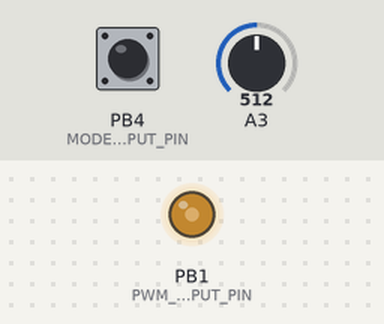
Recording of a sketch running on a simulated ATtiny85, built with avr-gcc and run on an emulated ATtiny85. Parts: output pins drawn as LEDs (lit = HIGH). Inputs (shaded band) come from the test bench; at power-on: A3 = 512, PB4 (MODE_INPUT_PIN) HIGH.

Above: at 1.2 s.
1.3 s: A3 set to 716
At 3.3 s:
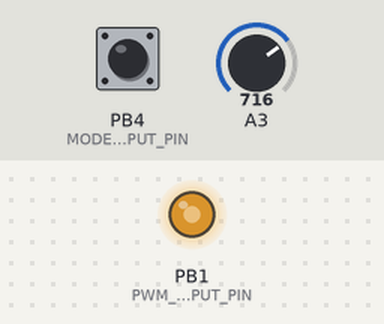
4.3 s: A3 set to 900
At 5.5 s:
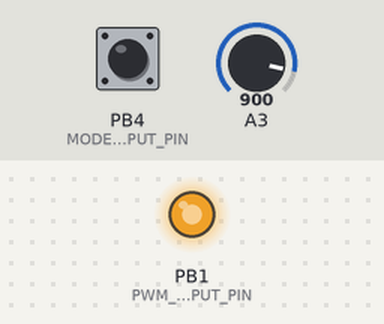
7.3 s: A3 set to 122
At 9.5 s:
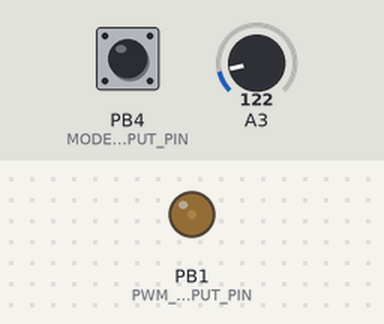
10.3 s: PB4 (MODE_INPUT_PIN) pulled LOW for 0.15 s
Timing chart, 0 to 14.2 s (numbered marks = the images above; inputs shaded):
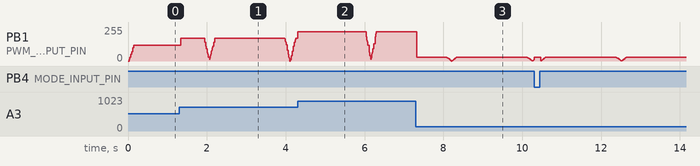

The sketch:

PWMController.ino
```cpp
// ATTINY85 ADC to PWM Mapping with 20x4 I2C Display using TinyWireM and Brightness Levels

// Uncomment the following line to enable LCD debugging
// #define ENABLE_LCD

#ifdef ENABLE_LCD
#include <TinyWireM.h> // Use TinyWireM for ATTINY85 I2C communication
#include <TinyLiquidCrystal_I2C.h> // Library compatible with TinyWireM
// Initialize the 20x4 LCD with I2C address 0x27
TinyLiquidCrystal_I2C lcd(0x27, 20, 4);
#endif

#include <avr/io.h>
#include <util/delay.h>
#include <avr/interrupt.h>

// Define the ADC input pin and PWM output pin
#define ADC_INPUT_PIN 3   // ADC pin (PB3)
#define PWM_OUTPUT_PIN 1  // PWM pin (PB1)
#define MODE_INPUT_PIN 4  // Digital input for mode switch (PB4)

// Global variables for time tracking
volatile unsigned long millisCounter = 0;
volatile uint8_t overflowCount = 0;
unsigned long lastUpdate = 0;

// Sampling configuration
#define NUM_SAMPLES 10
#define THRESHOLD 5
uint8_t samples[NUM_SAMPLES];
uint8_t sampleIndex = 0;

// Breathing mode variables
bool isBreathingMode = false;
uint8_t breathingBrightness = 0;
bool breathingDirection = true; // true = increasing, false = decreasing
unsigned long breathingStartTime = 0;
unsigned long breathingDuration = 60000; // 1 minute in milliseconds
uint8_t userConfiguredBrightness = 0;

// Breathing cycle time constants
#define BREATHING_CYCLE_MS 4000 // 4 seconds per cycle (theoretical value)
// Number of steps per complete cycle (up and down)
#define BREATHING_STEPS 256
// Calculate time per step in microseconds for precise timing
#define BREATHING_STEP_US ((unsigned long)BREATHING_CYCLE_MS * 1000UL / BREATHING_STEPS)

unsigned long lastBreathingUpdate = 0;

void setupADC() {
    // Configure ADC
    ADMUX = (1 << ADLAR) | (ADC_INPUT_PIN & 0x07); // Left-adjust result, use ADC_INPUT_PIN
    ADCSRA = (1 << ADEN)  | // Enable ADC
             (1 << ADPS1) | (1 << ADPS0); // Set prescaler to 8 (1 MHz/8 = 125 kHz)
}

uint8_t readADC() {
    ADCSRA |= (1 << ADSC); // Start conversion
    while (ADCSRA & (1 << ADSC)); // Wait for conversion to complete
    return ADCH; // Return the high byte (8-bit resolution)
}

void setupPWM() {
    // Configure PWM on PB1 (OC0B)
    DDRB |= (1 << PWM_OUTPUT_PIN); // Set PB1 as output

    // Set Timer0 to Fast PWM mode with non-inverted output
    TCCR0A = (1 << WGM00) | (1 << WGM01) | // Fast PWM mode
             (1 << COM0B1); // Non-inverting mode for OC0B

    TCCR0B = (1 << CS00); // Set prescaler to 1 for ~31.25 kHz PWM frequency
}

void setupModeInput() {
    DDRB &= ~(1 << MODE_INPUT_PIN); // Set PB4 as input
    PORTB |= (1 << MODE_INPUT_PIN); // Enable pull-up resistor on PB4
}

#ifdef ENABLE_LCD
void setupDisplay() {
    lcd.init(); // Initialize the LCD for 20x4
    lcd.backlight();  // Turn on the backlight
}

void updateLCD(uint8_t filteredADC, uint8_t pwmPercentage, unsigned long elapsedBreathingTime) {
    lcd.setCursor(0, 0); // First line
    lcd.print("ADC:");
    lcd.print(filteredADC);
    lcd.print("     ");

    lcd.setCursor(0, 1); // Second line
    lcd.print("PWM:");
    lcd.print(pwmPercentage);
    lcd.print("%       ");

    lcd.setCursor(0, 2); // Third line
    lcd.print("Time:");
    lcd.print(elapsedBreathingTime / 1000);
    lcd.print("s/");
    lcd.print(breathingDuration / 1000);
    lcd.print("s      ");

    lcd.setCursor(0, 3); // Fourth line
    lcd.print("Mode:");
    lcd.print(isBreathingMode ? "Breathing" : "Normal   ");
}
#endif

void setupTimer() {
    // Configure Timer1 for more precise timing
    // Clear all registers
    TCCR1 = 0;
    TCNT1 = 0;

    // ATtiny85 is running at 8MHz
    // With prescaler 8, each tick is 1µs (8MHz/8 = 1MHz = 1µs per tick)
    TCCR1 = (1 << CS10) | (1 << CS11); // Set prescaler to 8 (CS10=1, CS11=1)

    // Enable Timer1 overflow interrupt
    TIMSK |= (1 << TOIE1);

    sei(); // Enable global interrupts
}

ISR(TIMER1_OVF_vect) {
    // Timer1 is 8-bit, so it overflows every 256 ticks
    // With 1µs per tick, that's every 256µs
    // Count overflows to track time more precisely
    overflowCount++;

    // Every ~4 overflows is ~1ms (256µs * 4 = 1024µs ≈ 1ms)
    if (overflowCount >= 4) {
        millisCounter++;
        overflowCount = 0;
    }
}

unsigned long getMillis() {
    // Get current milliseconds count with temporary interrupt disable for atomic read
    unsigned long millisCopy;
    uint8_t tcnt1;

    cli(); // Disable interrupts
    tcnt1 = TCNT1; // Read current timer value
    millisCopy = millisCounter;
    uint8_t ovfCopy = overflowCount;
    sei(); // Re-enable interrupts

    // Calculate partial milliseconds from current timer value
    // and add any pending overflow counts
    unsigned long extraMicros = (tcnt1 + (ovfCopy * 256UL)) / 4;

    // Combine for more accurate time
    return millisCopy + (extraMicros / 1000);
}

uint8_t computeFilteredAverage() {
    uint16_t sum = 0;
    uint8_t count = 0;
    uint8_t baseline = samples[0]; // Start with the first sample as a baseline

    for (uint8_t i = 0; i < NUM_SAMPLES; i++) {
        if (abs(samples[i] - baseline) <= THRESHOLD) {
            sum += samples[i];
            count++;
        }
    }

    return (count > 0) ? (sum / count) : baseline; // Avoid division by zero
}

// Use a sine wave curve instead of linear transitions for more natural breathing effect
uint8_t sineBreathe(uint8_t maxValue, uint8_t position) {
    // Convert position (0-255) to a sine wave value (0-maxValue)
    // Using a faster approximation method suitable for 8-bit microcontrollers

    // Fast sine approximation for 0-255 input range
    uint8_t pos = position;
    if (pos > 127) pos = 255 - pos; // Mirror for second half

    // Calculate sine wave value (approximation using integer math)
    uint16_t output = pos * (255 - pos) / 32; // Parabolic approximation
    if (output > 127) output = 127; // Clamp to range

    // Scale to maxValue
    return (output * maxValue) / 127;
}

void handleBreathingMode() {
    unsigned long currentMicros = getMillis() * 1000UL; // Convert to microseconds
    unsigned long elapsedBreathingTime = currentMicros - breathingStartTime * 1000UL;

    // Exit breathing mode if the trigger is deactivated
    if (!(PINB & (1 << MODE_INPUT_PIN))) { // Check if PB4 is LOW
        isBreathingMode = false;
        breathingStartTime = 0;
        lastBreathingUpdate = 0;
        breathingBrightness = 0;
        OCR0B = userConfiguredBrightness; // Restore user-configured brightness
#ifdef ENABLE_LCD
        updateLCD(samples[sampleIndex == 0 ? NUM_SAMPLES - 1 : sampleIndex - 1], (userConfiguredBrightness * 100) / 255, 0);
#endif
        return;
    }

    // Continue breathing mode if trigger is active
    if (elapsedBreathingTime < breathingDuration * 1000UL) {
        // Calculate the position in the breathing cycle (0-255)
        uint32_t cyclePositionUs = elapsedBreathingTime % (BREATHING_CYCLE_MS * 1000UL);
        uint8_t position = (cyclePositionUs * 255) / (BREATHING_CYCLE_MS * 1000UL);

        // Apply sine wave modulation for natural breathing effect
        breathingBrightness = sineBreathe(userConfiguredBrightness, position);

        // Update PWM with calculated breathing brightness
        OCR0B = breathingBrightness;
    } else {
        // Smoothly return to user-configured brightness
        if (OCR0B < userConfiguredBrightness) {
            OCR0B++;
        } else if (OCR0B > userConfiguredBrightness) {
            OCR0B--;
        }
        isBreathingMode = false;
    }

#ifdef ENABLE_LCD
    updateLCD(samples[sampleIndex == 0 ? NUM_SAMPLES - 1 : sampleIndex - 1], (userConfiguredBrightness * 100) / 255, elapsedBreathingTime);
#endif
}

void setup() {
#ifdef ENABLE_LCD
    TinyWireM.begin(); // Initialize TinyWireM for I2C communication
#endif
    setupADC();
    setupPWM();
    setupModeInput();
#ifdef ENABLE_LCD
    setupDisplay();
#endif
    setupTimer();

    // Initialize samples array
    for (uint8_t i = 0; i < NUM_SAMPLES; i++) {
        samples[i] = 0;
    }
}

void loop() {
    unsigned long currentMillis = getMillis();
    static unsigned long lastADCUpdate = 0;

    // Only update ADC readings every 10ms to reduce processing overhead
    if (currentMillis - lastADCUpdate >= 10) {
        lastADCUpdate = currentMillis;

        // Read ADC input for user-configured brightness
        samples[sampleIndex] = readADC();
        sampleIndex = (sampleIndex + 1) % NUM_SAMPLES;
        uint8_t filteredADC = computeFilteredAverage();
        userConfiguredBrightness = (filteredADC / 10) * 10; // Apply threshold
    }

    // Implement simple debouncing for mode switch
    static uint8_t lastPinState = 0;
    static unsigned long lastDebounceTime = 0;
    uint8_t currentPinState = PINB & (1 << MODE_INPUT_PIN); // Read current pin state

    // If pin state changed, reset debounce timer
    if (currentPinState != lastPinState) {
        lastDebounceTime = currentMillis;
    }

    // Check if debounce period has elapsed (20ms)
    if ((currentMillis - lastDebounceTime) > 20) {
        // If pin is HIGH and mode is not active, activate breathing mode
        if (currentPinState && !isBreathingMode) {
            isBreathingMode = true;
            breathingStartTime = currentMillis;
        }
    }

    lastPinState = currentPinState; // Save current state for next comparison

    // Handle modes
    if (isBreathingMode) {
        handleBreathingMode();
    } else {
        OCR0B = userConfiguredBrightness; // Directly set brightness if not breathing
#ifdef ENABLE_LCD
        updateLCD(samples[sampleIndex == 0 ? NUM_SAMPLES - 1 : sampleIndex - 1], (userConfiguredBrightness * 100) / 255, 0);
#endif
    }
}
```
